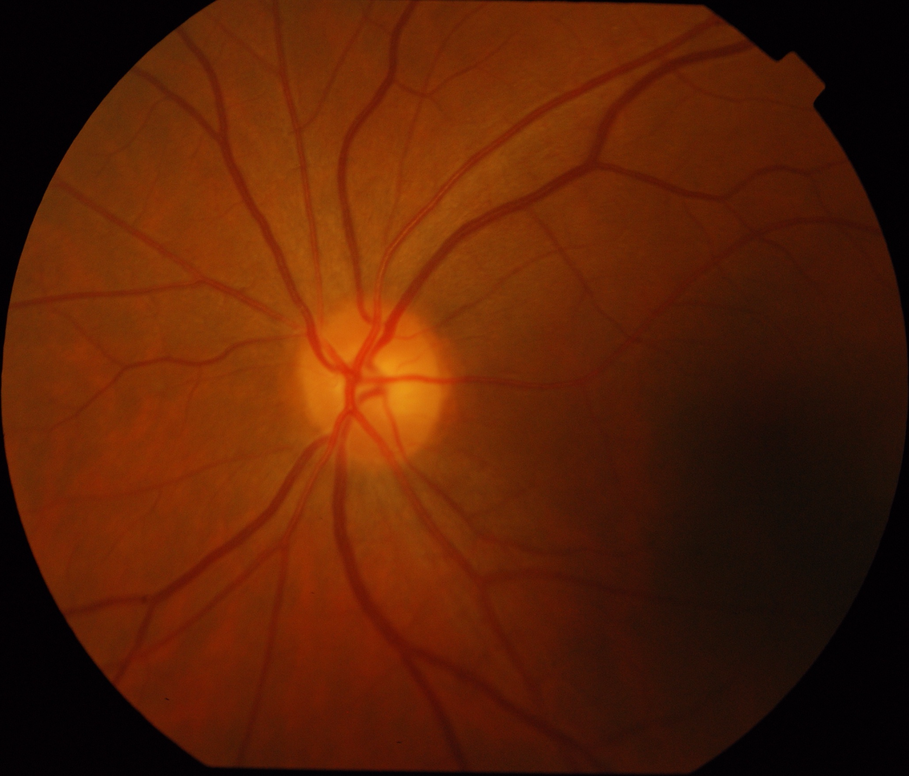
%> input picture Eksplorasi Histogram Red Green Fiyya/Data Training/training/drishtiGS_017.png, 909 x 776 px, shrunk from 2049 x 1750 before the run; its folder holds only this picture in this run
$ octave hist_blue.m   (GNU Octave 9; MATLAB toolbox functions it lacks are replaced by stand-ins)
%> lines starting %> are read from the running program, lines starting %| are printed output that depends on the picture
myFolder = 'C:\Users\Firda Sabrina\Documents\Kuli-Ah\TUGAS KULIAH\TUGAS SEM 6\Pengolahan Citra Biomedika\TUBES\MATLAB\training';
histogram_dir = 'C:\Users\Firda Sabrina\Documents\Kuli-Ah\TUGAS KULIAH\TUGAS SEM 6\Pengolahan Citra Biomedika\TUBES\MATLAB\training\blue histogram';

%check if histogram_dir exist
if ~exist(histogram_dir, 'dir')
    mkdir(histogram_dir);
end

if ~isfolder(myFolder)
    errorMessage = sprintf('Error: The following folder does not exist:\n%s', myFolder);
    uiwait(warndlg(errorMessage));
    return;
end

filePattern = fullfile(myFolder, '*.png');
theFiles = dir(filePattern);

for k = 1:length(theFiles)
    baseFileName = theFiles(k).name;
    fullFileName = fullfile(myFolder, baseFileName);
    fprintf(1, 'Now reading %s\n', fullFileName);

    %RGB image
    rgb_image = imread(fullFileName);
%> rgb_image is the input picture: size 776x909x3 uint8; mean R, G, B 88.1, 32.3, 5.7

    % ambil channel merah
    blueChannel = rgb_image(:,:,3);
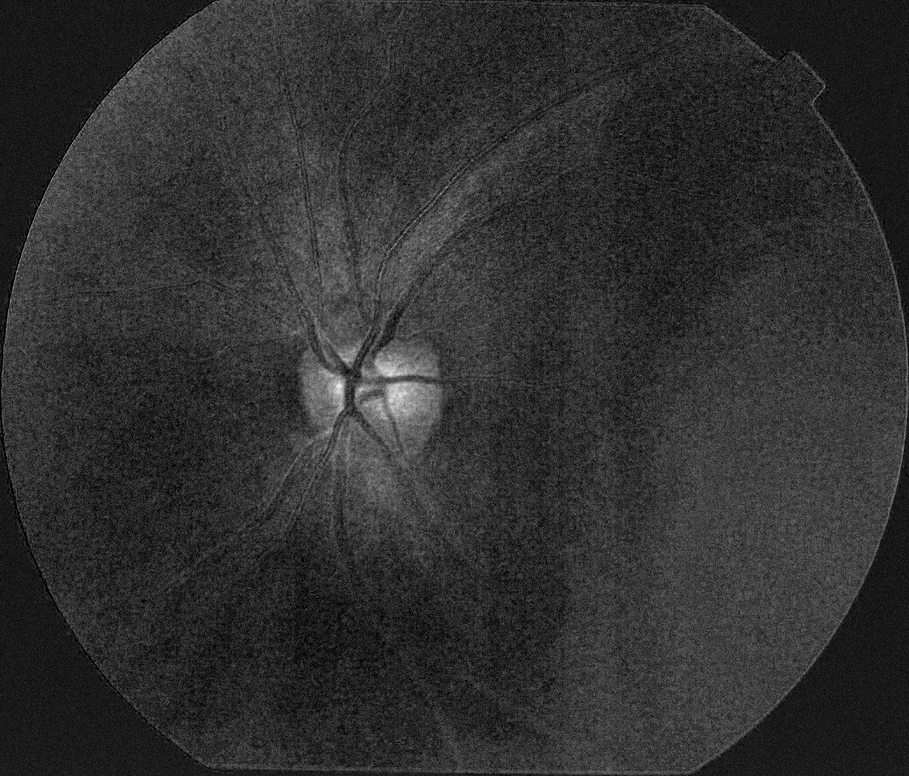
%> blueChannel: size 776x909 uint8; min 0, max 30, mean 5.7; drawn with min black and max white

    figure;
    imhist(blueChannel);
    title('Histogram of Blue Channel %s', baseFileName);
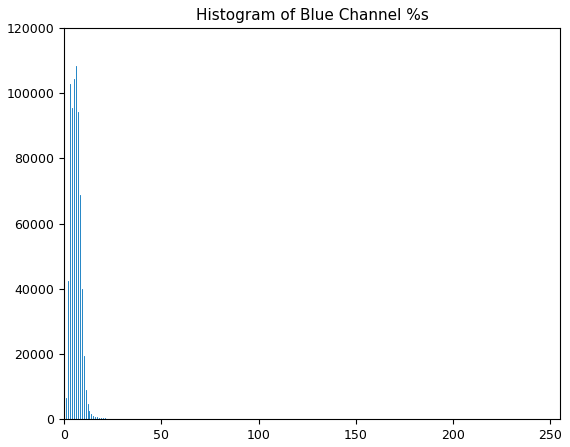
%> figure redrawn from the program's plot data; highest point at x = 6, y = 108387

    %get the image file name
    [~, name, ~] = fileparts(fullFileName);

    %save the histogram
    saveas(gcf, fullfile(histogram_dir, [name, '_histogram.png']));

    close(gcf);
end
